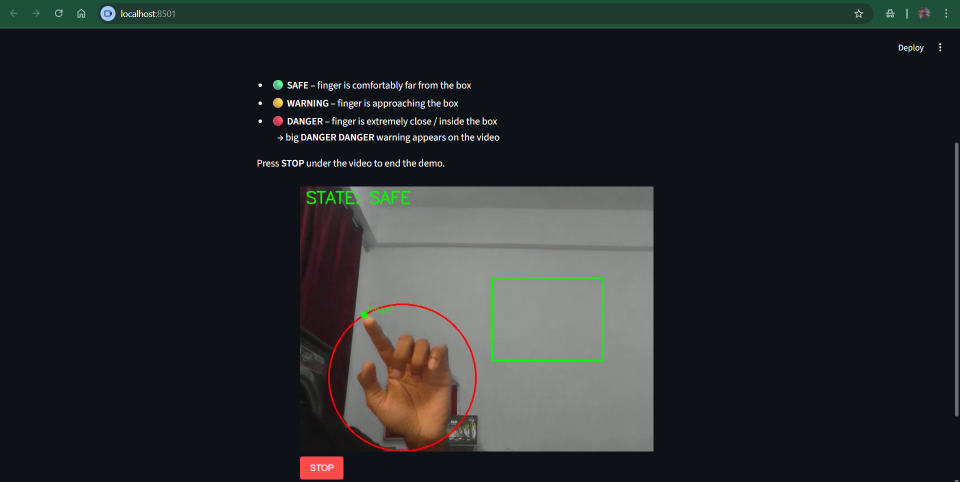
#> input picture assets/streamlit-ui.png, 1919 x 964 px (shown at 1/2 size)
$ python -i hand_tracking.py   (imports and definitions only)
#> lines starting #> are read from the running program, lines starting #| are printed output that depends on the picture; after the words box and inside, x2 and y2 are one past the last pixel; in counts of white or black regions, pixels touching at a corner belong together
#> further down, picture is the input picture: shape (964, 1919, 3); mean B, G, R 43.6, 41.7, 38.4


import cv2
import numpy as np

from .config import LOWER_HSV, UPPER_HSV, MIN_CONTOUR_AREA, MIN_RADIUS
from .virtual_boundary import point_to_rect_distance


def detect_hand(frame, target_rect=None):
    """
    Detect a skin-colored 'hand' in the frame.

    If target_rect is provided (x1, y1, x2, y2), we will prefer the skin blob
    whose center is closest to that rectangle (to avoid picking the face).

    Returns:
        center:   (x, y) tuple of the hand region's center, or None
        radius:   int radius of an enclosing circle, or 0
        fingertip:(x, y) tuple of the detected fingertip (topmost point), or None
        mask:     binary mask where skin pixels are white
    """
    # 1) Convert BGR frame to HSV
    hsv = cv2.cvtColor(frame, cv2.COLOR_BGR2HSV)
#> hsv: shape (964, 1919, 3); mean H, S, V 98.1, 89.8, 48.6

    # 2) Threshold in HSV to get skin-colored pixels
    mask = cv2.inRange(hsv, LOWER_HSV, UPPER_HSV)
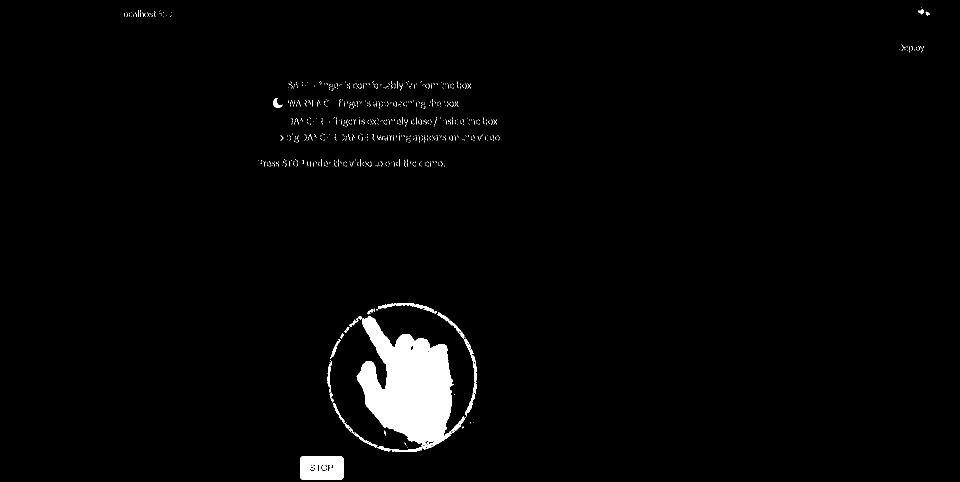
#> mask: shape (964, 1919) (shown at 1/2 size); 2.2% white; 750 white regions (730 under 20 px), largest, box (x1, y1, x2, y2) and area: (713, 632, 930, 903) 31635, (600, 913, 687, 959) 3634, (928, 677, 954, 833) 806

    # 3) Morphological operations to clean noise
    kernel = np.ones((5, 5), np.uint8)
    mask = cv2.erode(mask, kernel, iterations=1)
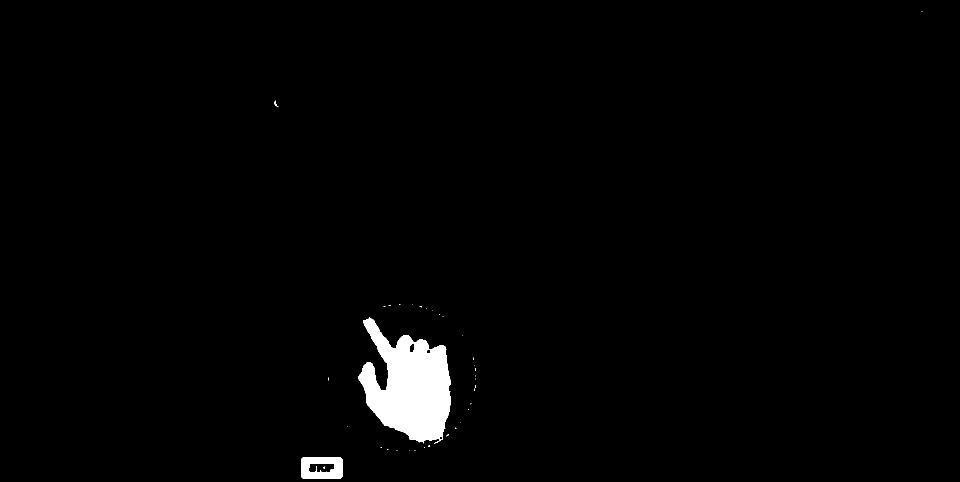
#> mask: shape (964, 1919) (shown at 1/2 size); 1.7% white; 36 white regions (33 under 20 px), largest, box (x1, y1, x2, y2) and area: (716, 635, 902, 888) 28040, (602, 915, 685, 957) 2684, (548, 201, 557, 214) 36
    mask = cv2.dilate(mask, kernel, iterations=2)
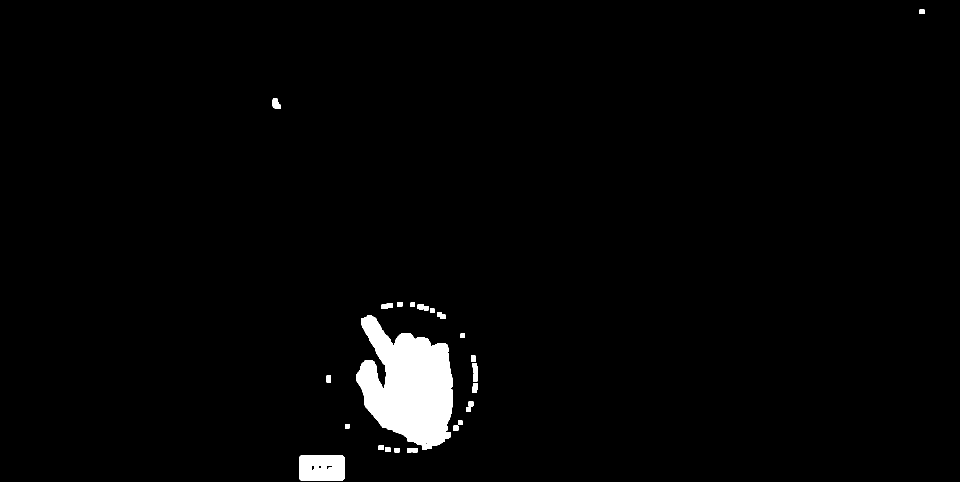
#> mask: shape (964, 1919) (shown at 1/2 size); 2.2% white; 26 white regions

    # 4) Find contours of the white regions
    contours, _ = cv2.findContours(
        mask, cv2.RETR_EXTERNAL, cv2.CHAIN_APPROX_SIMPLE
    )
#> contours = 26 contours; largest, box (x1, y1, x2, y2) and area: (712, 631, 906, 900) 33092, (598, 911, 689, 961) 4392, (544, 197, 561, 218) 245, (763, 606, 786, 618) 188, (835, 609, 857, 621) 175

    best_center = None
    best_radius = 0
    best_contour = None
    best_score = None  # smaller is better

    for cnt in contours:
        area = cv2.contourArea(cnt)
        if area < MIN_CONTOUR_AREA:
            continue

        (x, y), radius = cv2.minEnclosingCircle(cnt)
        if radius < MIN_RADIUS:
            continue

        center = (int(x), int(y))

        # Scoring:
        #   If no target_rect given: prefer largest area (use -area)
        #   If target_rect given: prefer smallest distance to that rectangle
        if target_rect is None:
            score = -area
        else:
            px, py = center
            score = point_to_rect_distance(px, py, *target_rect)

        if best_score is None or score < best_score:
            best_score = score
            best_center = center
            best_radius = int(radius)
            best_contour = cnt
#> this loop made 26 passes
#> (area, x, y, radius, score, best_score, best_center, best_radius) on passes 1, 18: (4392, 643, 935.5, 49.87, -4392, -4392, (643, 935), 49), (33092.5, 805.7, 759.3, 148.5, -33092.5, -33092.5, (805, 759), 148)
#> (cnt, area) on passes 2, 3, 4, 6, 8, 9: ([[825, 896], [825, 904], [834, 904], [834, 896]], 72), ([[814, 896], [814, 904], [822, 904], [822, 896]], 64), ([[789, 896], [789, 904], [798, 904], [798, 896]], 72), ([[757, 891], [757, 899], [767, 899], [767, 891]], 80), ([[690, 848], [690, 856], [698, 856], [698, 848]], 64), ([[916, 841], [916, 849], [924, 849], [924, 841]], 64)
#> after the loop, best_contour = contour of 398 points, box (x1, y1, x2, y2) (712, 631, 906, 900), area 33092; best_radius = 148; best_score = -33092.5

    fingertip = None
    if best_contour is not None:
        # Fingertip ≈ topmost point (smallest y) of the chosen contour
        topmost = tuple(best_contour[best_contour[:, :, 1].argmin()][0])
#> topmost = (734, 631)
        fingertip = topmost
#> fingertip = (734, 631)

    return best_center, best_radius, fingertip, mask

>>> import cv2
>>> picture = cv2.imread('../assets/streamlit-ui.png')
>>> result = detect_hand(picture)
